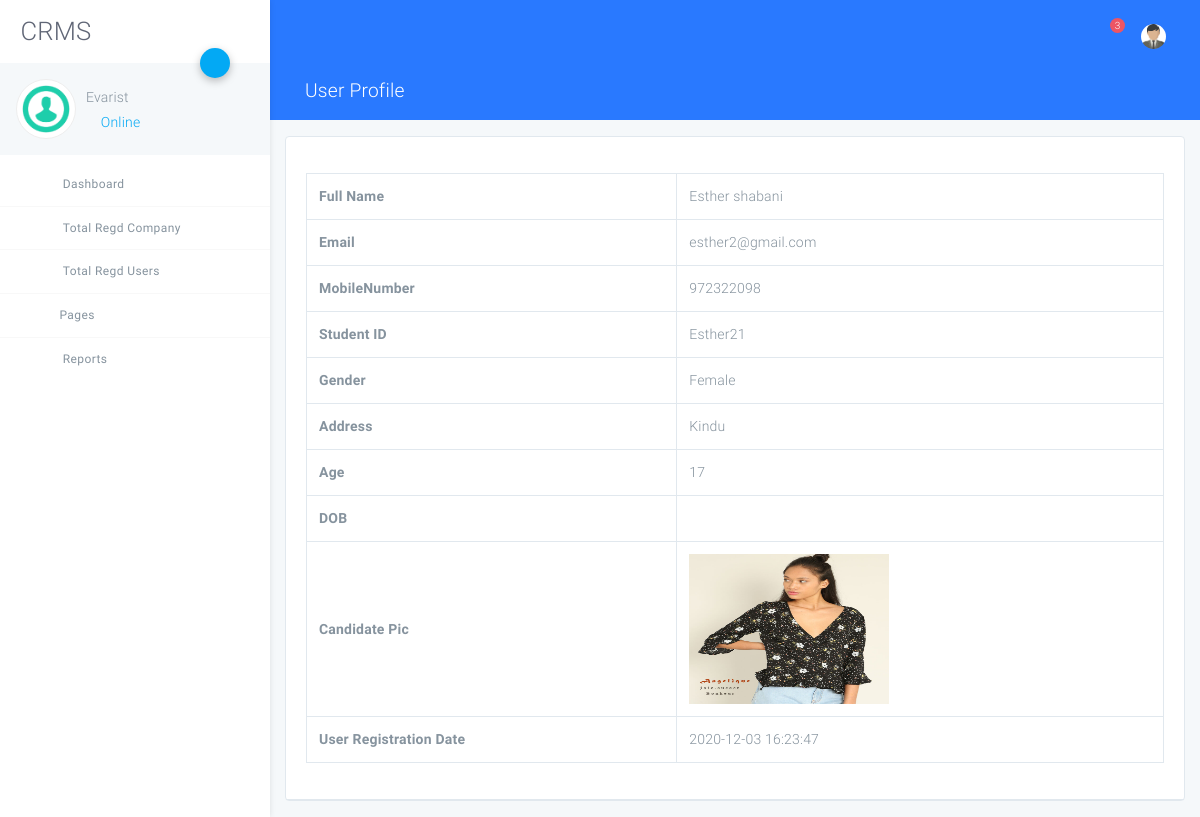
Page /admin/view-users-details.php?viewid=10 (signed in) on the committed database.
### tables this page shows
CREATE TABLE `tbluser` (
  `ID` int(10) NOT NULL,
  `FullName` varchar(120) DEFAULT NULL,
  `Email` varchar(120) DEFAULT NULL,
  `MobileNumber` bigint(10) DEFAULT NULL,
  `StudentID` varchar(120) DEFAULT NULL,
  `Gender` varchar(120) NOT NULL,
  `Address` mediumtext NOT NULL,
  `Age` int(5) NOT NULL,
  `DOB` varchar(120) NOT NULL,
  `Image` varchar(120) NOT NULL,
  `Password` varchar(120) DEFAULT NULL,
  `UserRegdate` timestamp NULL DEFAULT current_timestamp(),
  `vkey` varchar(45) NOT NULL,
  `Verified` tinyint(1) NOT NULL,
  `Is_Active` int(1) DEFAULT NULL
);

### admin/view-users-details.php (the view, shortened to what this page needs)
<?php
include('includes/dbconnection.php');
if (strlen($_SESSION['crmsaid']==0)) {
  header('location:logout.php');
  } else{
  ?>
<!DOCTYPE html>
<html lang="zxx">
<head>
    <link rel="stylesheet" href="assets/css/app.css">
</head>
<body class="light">
<div id="app">
<?php include_once('includes/sidebar.php');?>
<?php include_once('includes/header.php');?>
    <div class="page has-sidebar-left">
    <header class="blue accent-3 relative">
        <div class="container-fluid text-white">
            <div class="row p-t-b-10 ">
                <div class="col">
                    <h4>
                        <i class="icon-package"></i>
                        User Profile
                    </h4>
                </div>
            </div>
        </div>
    </header>
    <div class="animatedParent animateOnce">
        <div class="container-fluid my-3">
            <div class="row">
                <div class="col-md-12">
                    <div class="card">
                        <div class="card-body b-b">
                            <form method="post">
  <?php
$vid=$_GET['viewid'];
$ret=mysqli_query($con,"select * from tbluser where ID='$vid'");
while ($row=mysqli_fetch_array($ret)) {
?>
                                <table class="table table-bordered table-hover data-tables">
                                    <tr>
  <th>Full Name</th>
  <td><?php  echo $row['FullName'];?></td>
  </tr>
  <tr>
  <th>Email</th>
  <td><?php  echo $row['Email'];?></td>
  </tr>
   <tr>
  <th>MobileNumber</th>
  <td><?php  echo $row['MobileNumber'];?></td>
  </tr>
  <tr>
  <th>Student ID</th>
  <td><?php  echo $row['StudentID'];?></td>
  </tr>
  <tr>
  <th>Gender</th>
  <td><?php  echo $row['Gender'];?></td>
  </tr>
  <tr>
  <th>Address</th>
  <td><?php  echo $row['Address'];?></td>
  </tr>
  <tr>
  <th>Age</th>
  <td><?php  echo $row['Age'];?></td>
  </tr>
  <tr>
  <th>DOB</th>
  <td><?php  echo $row['DOB'];?></td>
  </tr>
  <tr>
  <th>Candidate Pic</th>
  <td><img src="../user/images/<?php echo $row['Image'];?>" width="200" height="150" value="<?php  echo $row['Image'];?>"></td>
  </tr>
  <tr>
  <th>User Registration Date</th>
  <td><?php  echo $row['UserRegdate'];?></td>
  </tr>
</table>
                               <?php } ?>
                        </div>
                    </div>
                </div>
            </div>
        </div>
    </div>
</div>
</div>
</body>
</html>
<?php } ?>

### admin/includes/sidebar.php (shortened to what this page needs)
<?php
include('includes/dbconnection.php');
  ?>
<aside class="main-sidebar fixed offcanvas shadow">
    <section class="sidebar">
        <div class="w-80px mt-3 mb-3 ml-3">
 <h2 align="center"> CRMS</h2>
        </div>
        <div class="relative">
            <a data-toggle="collapse" href="#userSettingsCollapse" role="button" aria-expanded="false"
               aria-controls="userSettingsCollapse" class="btn-fab btn-fab-sm fab-right fab-top btn-primary shadow1 ">
                <i class="icon icon-cogs"></i>
            </a>
            <div class="user-panel p-3 light mb-2">
                <div>
                    <div class="float-left image">
                        <img class="user_avatar" src="assets/img/dummy/image.png" alt="User Image">
                    </div>
                    <div class="float-left info">
                        <?php
$aid=$_SESSION['crmsaid'];
$ret=mysqli_query($con,"select AdminName from tbladmin where ID='$aid'");
$row=mysqli_fetch_array($ret);
$name=$row['AdminName'];
?>
                        <h6 class="font-weight-light mt-2 mb-1"><?php echo $name; ?></h6>
                        <a href="#"><i class="icon-circle text-primary blink"></i> Online</a>
                    </div>
                </div>
                <div class="clearfix"></div>
            </div>
        </div>
        <ul class="sidebar-menu">
            <li class="treeview"><a href="dashboard.php">
                <i class="icon icon-sailing-boat-water purple-text s-18"></i> <span>Dashboard</span>
            </a>
            </li>
            <li class="treeview"><a href="total-regcompany.php">
                <i class="icon icon icon-package blue-text s-18"></i> <span>Total Regd Company</span>
            </a>
            </li>
            <li class="treeview"><a href="total-regusers.php">
                <i class="icon icon-account_box light-green-text s-18"></i> <span>Total Regd Users</span>
            </a>
            </li>
            <li class="treeview"><a href="#"><i class="icon icon-documents3 text-blue s-18"></i>Pages<i
                    class="icon icon-angle-left s-18 pull-right"></i></a>
            </li>
            <li class="treeview no-b"><a href="#">
                <i class="icon icon-package light-green-text s-18"></i>
                <span>Reports</span>
            </a>
            </li>
        </ul>
    </section>
</aside>

### rows in the picture
tbluser: FullName "Esther shabani", Email "esther2@gmail.com", MobileNumber "972322098", StudentID "Esther21", Gender "Female", Address "Kindu", Age "17", Image (picture), UserRegdate "2020-12-03 16:23:47"

### other values in the picture
$name "Evarist"
$count "3"
